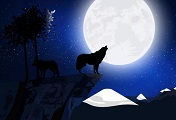
#> input picture Histograma/12.jpg, 176 x 120 px
$ python calculoHistAltoNivel.py
#> lines starting #> are read from the running program, lines starting #| are printed output that depends on the picture
import numpy as np
import matplotlib.pyplot as plt
from PIL import Image

def calcular_histograma(imagem_path):
#> called with imagem_path = '12.jpg'
    imagem = Image.open(imagem_path)
#> imagem is the input picture: PIL image 176x120 RGB; mean R, G, B 66, 77.2, 107.6
    imagem_rgb = imagem.convert('RGB')    #converter pra rgb
    imagem_array = np.array(imagem_rgb)   # converter pro array

    histograma_r = np.histogram(imagem_array[:,:,0], bins=256, range=(0, 256))[0] #calculo hist r
#> histograma_r = 256 values, max 1818 at index 0, min 0 at index 176, mean 82.5
    histograma_g = np.histogram(imagem_array[:,:,1], bins=256, range=(0, 256))[0] #calculo hist g
#> histograma_g = 256 values, max 1414 at index 17, min 0 at index 201, mean 82.5
    histograma_b = np.histogram(imagem_array[:,:,2], bins=256, range=(0, 256))[0] #calculo hist b
#> histograma_b = 256 values, max 1381 at index 32, min 17 at index 193, mean 82.5

    return histograma_r, histograma_g, histograma_b

def plotar_histograma(histograma, canal):
    # gráfico para os canais
    plt.figure(figsize=(10, 6))
    if canal == 'R':
        plt.plot(histograma, color='red')
        plt.title('Histograma do Canal Vermelho (R)')
    elif canal == 'G':
        plt.plot(histograma, color='green')
        plt.title('Histograma do Canal Verde (G)')
    else:
        plt.plot(histograma, color='blue')
        plt.title('Histograma do Canal Azul (B)')

    plt.xlabel('Intensidade dos Pixels')
    plt.ylabel('Frequência')

    # exibe e continua apos fechar a primeira janela
    plt.show()

def main(imagem_path):
    histograma_r, histograma_g, histograma_b = calcular_histograma(imagem_path)

    #grafico r
    plotar_histograma(histograma_r, 'R')
#> in plotar_histograma, `plt.show()`:
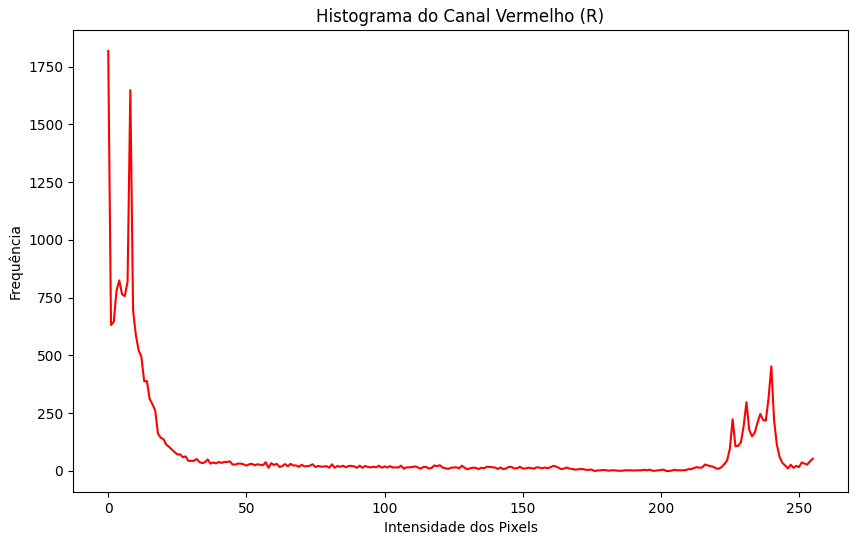
#> figure drawn by matplotlib, 1 panel; curve peaks at x = 0, y = 1818

    plotar_histograma(histograma_g, 'G')
#> call 2 of plotar_histograma, with histograma = array of shape (256,), canal = 'G'
#> in plotar_histograma (call 2), `plt.show()`:
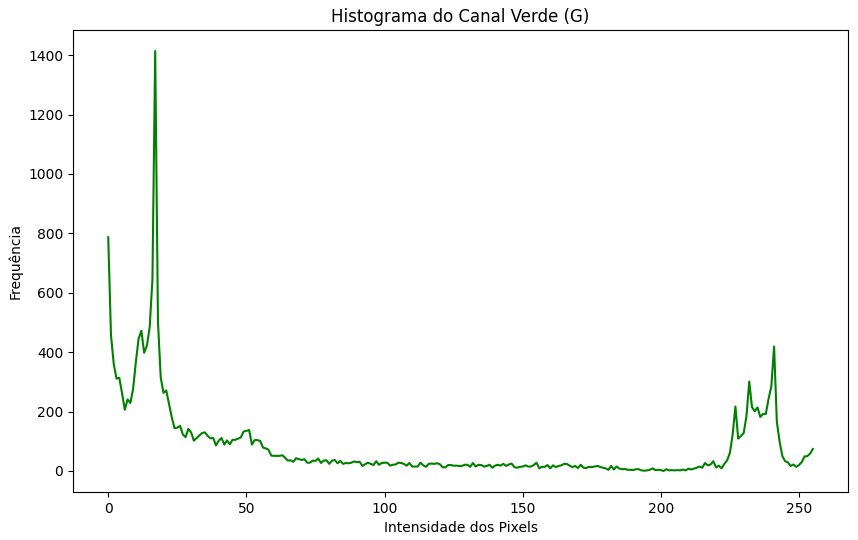
#> figure drawn by matplotlib, 1 panel; curve peaks at x = 17, y = 1414

    plotar_histograma(histograma_b, 'B')
#> call 3 of plotar_histograma, with histograma = array of shape (256,), canal = 'B'
#> in plotar_histograma (call 3), `plt.show()`:
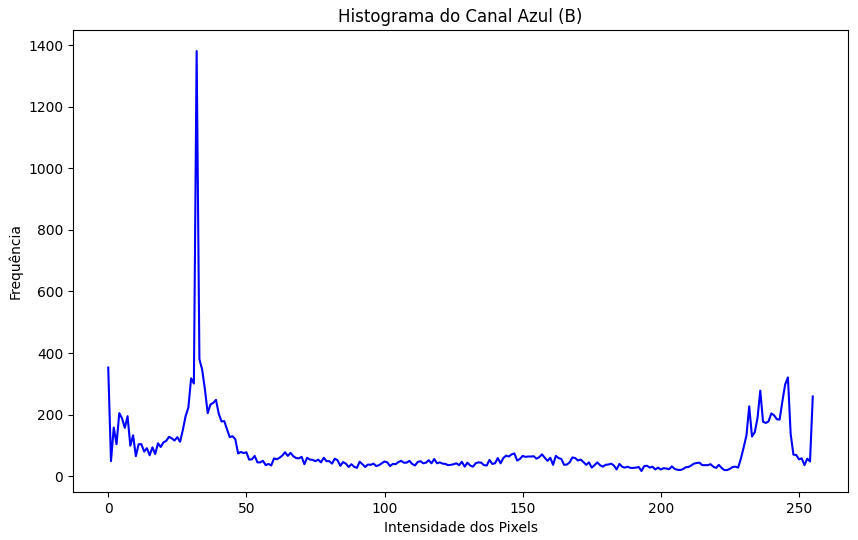
#> figure drawn by matplotlib, 1 panel; curve peaks at x = 32, y = 1381

# imagem
imagem_path = '12.jpg'
main(imagem_path)
